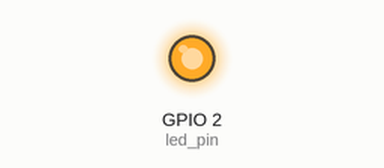
Recording of a sketch running on a simulated ESP32. On the bench: output pins drawn as LEDs (lit = HIGH).

Above: at 0.2 s.
At 5.7 s:
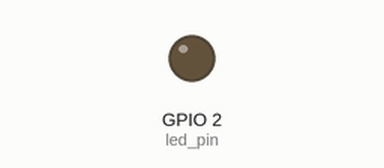
Timing chart, 0 to 6.9 s (numbered marks = the images above):
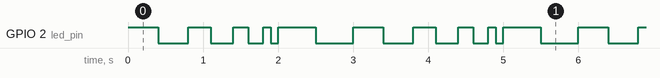

The sketch:

exercise01.ino
```cpp
#if CONFIG_FREERTOS_UNICORE
static const BaseType_t app_cpu = 0;
#else
static const BaseType_t app_cpu = 1;
#endif

static const int led_pin = 2;
int changeTimeVal=500;


void toggleLEDExcercise(void *parameter){

  while(1){
    digitalWrite(led_pin, HIGH);
    if (changeTimeVal == 0){
      changeTimeVal+=500;
    }else{
      changeTimeVal-=100;
    }

    vTaskDelay(changeTimeVal/portTICK_PERIOD_MS);
    digitalWrite(led_pin, LOW);
    vTaskDelay(changeTimeVal/portTICK_PERIOD_MS);


  }
}

void setup() {
  pinMode(led_pin, OUTPUT);
  xTaskCreatePinnedToCore(
  toggleLEDExcercise,
  "Toggle LED",
  1024,
  NULL,
  1,
  NULL,
  app_cpu);
}

void loop() {

}
```

Measured:
- by itself, GPIO 2 (led_pin): repeats every 3.0 s: LOW 0.40 s, HIGH 0.30 s, LOW 0.30 s, HIGH 0.20 s, LOW 0.20 s, HIGH 0.10 s, LOW 0.10 s, HIGH 0.50 s, LOW 0.50 s, HIGH 0.40 s
- by itself, everything shown: repeats every 3.0 s, in 10 steps
